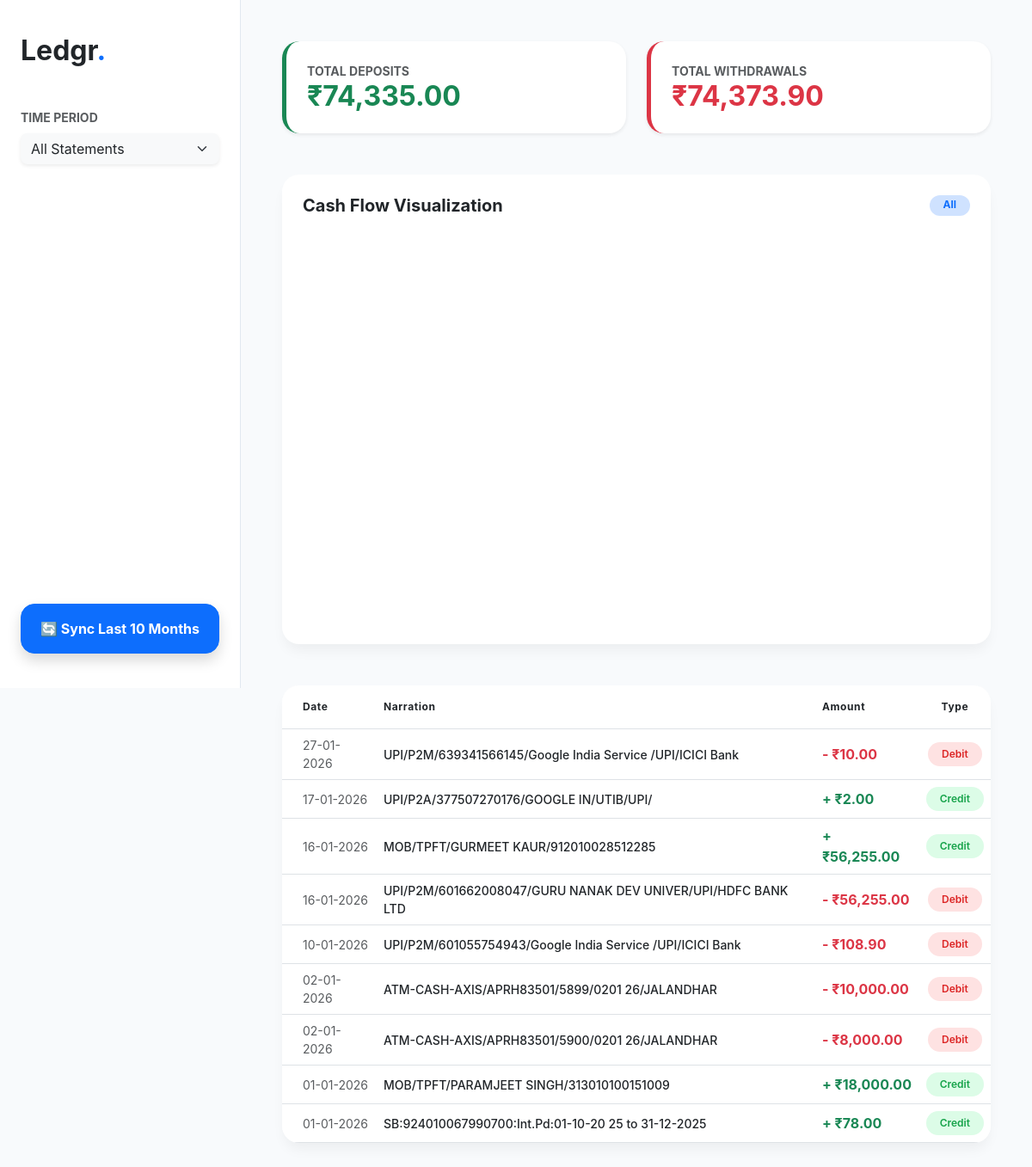
The page / on the database its author committed.
### tables this page shows
CREATE TABLE transactions (
            id INTEGER PRIMARY KEY AUTOINCREMENT,
            date TEXT,
            description TEXT,
            amount REAL,
            type TEXT,
            unique_hash TEXT UNIQUE
        );

### app.py (the view)
@app.route('/')
def index():
    selected_month = request.args.get('month', 'All')
    conn = sqlite3.connect('finances.db')
    df = pd.read_sql_query("SELECT * FROM transactions", conn)
    conn.close()
    if df.empty: return render_template('index.html', transactions=[], months=[], selected_month='All', graph_json=None, summary={})
    df['date_dt'] = pd.to_datetime(df['date'], dayfirst=True)
    df = df.sort_values('date_dt')
    df['month_year'] = df['date_dt'].dt.strftime('%b %Y')
    months = sorted(df['month_year'].unique().tolist(), key=lambda x: pd.to_datetime(x, format='%b %Y'), reverse=True)
    disp_df = df if selected_month == 'All' else df[df['month_year'] == selected_month]
    summary = {
        'income': disp_df[disp_df['type'] == 'Credit']['amount'].sum(),
        'expense': disp_df[disp_df['type'] == 'Debit']['amount'].sum()
    }
    fig = px.line(disp_df, x='date_dt', y='amount', color='type',
                  markers=True, title=f"Activity: {selected_month}",
                  color_discrete_map={'Debit': '#dc2626', 'Credit': '#16a34a'}, # RED and GREEN
                  custom_data=['description', 'type'])
    fig.update_traces(
        hovertemplate="<b>%{x|%d %b %Y}</b><br>Amount: ₹%{y:,.2f}<br>Type: %{customdata[1]}<br>Desc: %{customdata[0]}<extra></extra>"
    )
    fig.update_layout(hovermode="x unified", template="plotly_white", margin=dict(l=0, r=0, t=40, b=0))
    graph_json = json.dumps(fig, cls=plotly.utils.PlotlyJSONEncoder)
    return render_template('index.html', transactions=disp_df.sort_values('date_dt', ascending=False).to_dict('records'),
                           months=months, selected_month=selected_month, graph_json=graph_json, summary=summary)

### templates/index.html (shortened to what this page needs)
<!DOCTYPE html>
<html lang="en">
<head>
    <link href="https://cdn.jsdelivr.net/npm/bootstrap@5.3.0/dist/css/bootstrap.min.css" rel="stylesheet">
</head>
<body>
<div class="sidebar d-flex flex-column">
    <h2 class="fw-bold mb-5">Ledgr<span class="text-primary">.</span></h2>
    <label class="small fw-bold text-muted mb-2">TIME PERIOD</label>
    <form action="/" method="get" class="mb-4">
        <select name="month" class="form-select border-0 bg-light rounded-3 shadow-sm" onchange="this.form.submit()">
            <option value="All">All Statements</option>
        </select>
    </form>
    <div class="mt-auto">
        <a href="/sync" class="btn btn-primary w-100 py-3 rounded-4 fw-bold shadow">🔄 Sync Last 10 Months</a>
    </div>
</div>
<div class="content">
    <div class="row g-4 mb-5">
        <div class="col-md-6">
            <div class="card p-4 border-start border-success border-5 shadow-sm">
                <small class="text-muted fw-bold">TOTAL DEPOSITS</small>
                <h2 class="text-success fw-bold mb-0">₹{{ "{:,.2f}".format(summary.income or 0) }}</h2>
            </div>
        </div>
        <div class="col-md-6">
            <div class="card p-4 border-start border-danger border-5 shadow-sm">
                <small class="text-muted fw-bold">TOTAL WITHDRAWALS</small>
                <h2 class="text-danger fw-bold mb-0">₹{{ "{:,.2f}".format(summary.expense or 0) }}</h2>
            </div>
        </div>
    </div>
    <div class="card p-4 mb-5">
        <div class="d-flex justify-content-between mb-4">
            <h5 class="fw-bold mb-0">Cash Flow Visualization</h5>
            <span class="badge bg-primary-subtle text-primary px-3 rounded-pill">{{ selected_month }}</span>
        </div>
        <div id="main-viz" data-graph='{{ graph_json | safe if graph_json else "{}" }}' style="height: 450px;"></div>
    </div>
    <div class="card overflow-hidden">
        <div class="table-responsive">
            <table class="table table-hover align-middle mb-0">
                <thead>
                    <tr>
                        <th class="ps-4 py-3">Date</th>
                        <th class="py-3">Narration</th>
                        <th class="py-3">Amount</th>
                        <th class="py-3 text-center">Type</th>
                    </tr>
                </thead>
                <tbody>
                    {% for t in transactions %}
                    <tr>
                        <td class="ps-4 text-muted small">{{ t.date }}</td>
                        <td class="fw-medium small" title="{{ t.description }}">{{ t.description[:65] }}{% if t.description|length > 65 %}...{% endif %}</td>
                        <td class="fw-bold {% if t.type == 'Debit' %}text-danger{% else %}text-success{% endif %}">
                            {{ "-" if t.type == 'Debit' else "+" }} ₹{{ "{:,.2f}".format(t.amount) }}
                        </td>
                        <td class="text-center">
                            <span class="badge rounded-pill px-3 py-2 {% if t.type == 'Debit' %}badge-debit{% else %}badge-credit{% endif %}">
                                {{ t.type }}
                            </span>
                        </td>
                    </tr>
                    {% endfor %}
                </tbody>
            </table>
        </div>
    </div>
</div>
</body>
</html>

### templates/index.html (style rules this page uses)
:root { --sidebar-w: 280px; --primary: #4f46e5; }
body { background-color: #f8fafc; font-family: 'Inter', system-ui, sans-serif; }
.sidebar { width: var(--sidebar-w); position: fixed; height: 100vh; background: #fff; border-right: 1px solid #e2e8f0; padding: 2.5rem 1.5rem; }
.content { margin-left: var(--sidebar-w); padding: 3rem; }
.card { border: none; border-radius: 20px; box-shadow: 0 10px 15px -3px rgba(0,0,0,0.05); transition: 0.3s; }
.badge-debit { background: #fee2e2; color: #dc2626; font-weight: 600; }
.badge-credit { background: #dcfce7; color: #16a34a; font-weight: 600; }
.table thead { background: #f8fafc; text-uppercase: uppercase; font-size: 0.75rem; letter-spacing: 0.05em; }

### rows shown on the page
transactions: date "27-01-2026", description "UPI/P2M/639341566145/Google India Service /UPI/ICICI Bank", type "-", amount "10.00", type "Debit"
transactions: date "17-01-2026", description "UPI/P2A/377507270176/GOOGLE IN/UTIB/UPI/", type "+", amount "2.00", type "Credit"
transactions: date "16-01-2026", description "MOB/TPFT/GURMEET KAUR/912010028512285", type "+", amount "56,255.00", type "Credit"
transactions: date "16-01-2026", description "UPI/P2M/601662008047/GURU NANAK DEV UNIVER/UPI/HDFC BANK LTD", type "-", amount "56,255.00", type "Debit"
transactions: date "10-01-2026", description "UPI/P2M/601055754943/Google India Service /UPI/ICICI Bank", type "-", amount "108.90", type "Debit"
transactions: date "02-01-2026", description "ATM-CASH-AXIS/APRH83501/5899/0201 26/JALANDHAR", type "-", amount "10,000.00", type "Debit"
transactions: date "02-01-2026", description "ATM-CASH-AXIS/APRH83501/5900/0201 26/JALANDHAR", type "-", amount "8,000.00", type "Debit"
transactions: date "01-01-2026", description "MOB/TPFT/PARAMJEET SINGH/313010100151009", type "+", amount "18,000.00", type "Credit"
transactions: date "01-01-2026", description "SB:924010067990700:Int.Pd:01-10-20 25 to 31-12-2025", type "+", amount "78.00", type "Credit"

### other values the page prints
{{ "{:,.2f}".format(summary.income or 0) }} "74,335.00"
{{ "{:,.2f}".format(summary.expense or 0) }} "74,373.90"
{{ selected_month }} "All"
